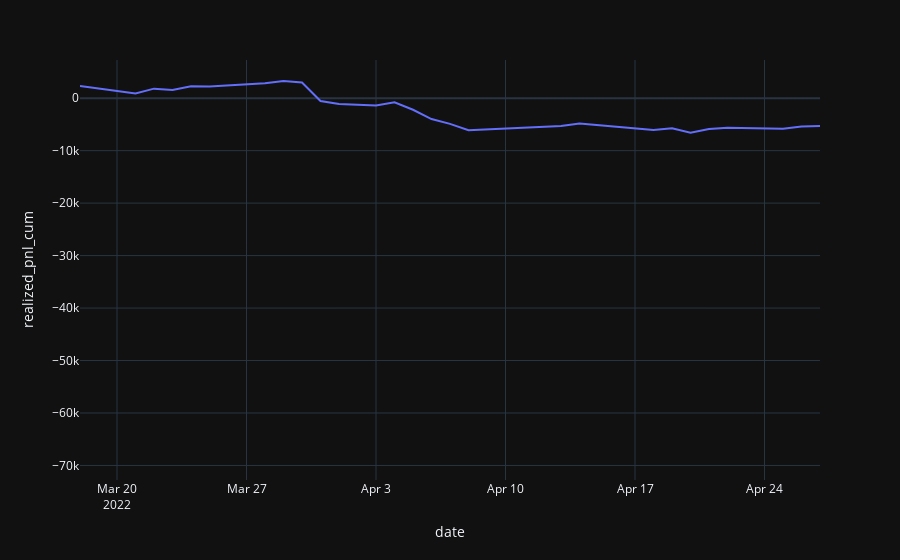

Notebook code for this chart:
### Code cell
import plotly.express as px

fig = px.line(df_exec, x=df_exec.index, y="realized_pnl_cum")
fig.show()

### Figure 1 — Plotly figure (JSON) as saved in the notebook; plotly's stock layout.template omitted (floating-point values rounded to 4 significant figures)
{"data": [{"hovertemplate": "date=%{x}<br>realized_pnl_cum=%{y}<extra></extra>", "legendgroup": "", "line": {"color": "#636efa", "dash": "solid"}, "marker": {"symbol": "circle"}, "mode": "lines", "name": "", "orientation": "v", "showlegend": false, "x": ["2022-03-18", "2022-03-21", "2022-03-22", "2022-03-23", "2022-03-24", "2022-03-25", "2022-03-28", "2022-03-29", "2022-03-30", "2022-03-31", "2022-04-01", "2022-04-03", "2022-04-04", "2022-04-05", "2022-04-06", "2022-04-07", "2022-04-08", "2022-04-11", "2022-04-12", "2022-04-13", "2022-04-14", "2022-04-18", "2022-04-19", "2022-04-20", "2022-04-21", "2022-04-22", "2022-04-25", "2022-04-26", "2022-04-27", "Total"], "xaxis": "x", "y": [2326.0, 869.4, 1813.0, 1551.0, 2268.0, 2199.0, 2849.0, 3268.0, 2969.0, -545.9, -1136.0, -1390.0, -803.6, -2214.0, -3977.0, -4904.0, -6099.0, -5650.0, -5442.0, -5324.0, -4849.0, -6068.0, -5757.0, -6592.0, -5894.0, -5662.0, -5837.0, -5421.0, -5313.0, -68760.0], "yaxis": "y", "type": "scatter"}], "layout": {"xaxis": {"anchor": "y", "domain": [0.0, 1.0], "title": {"text": "date"}}, "yaxis": {"anchor": "x", "domain": [0.0, 1.0], "title": {"text": "realized_pnl_cum"}}, "legend": {"tracegroupgap": 0}, "margin": {"t": 60}}}
